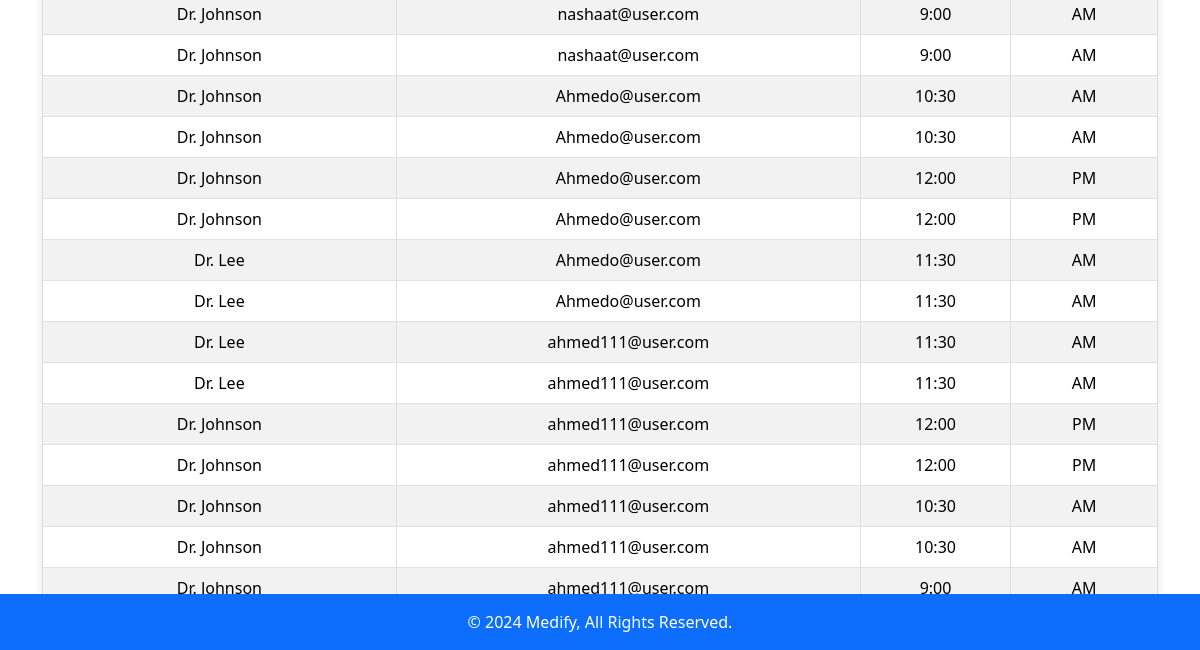
The app's page /manage_appointments (signed in, lower part), older data.
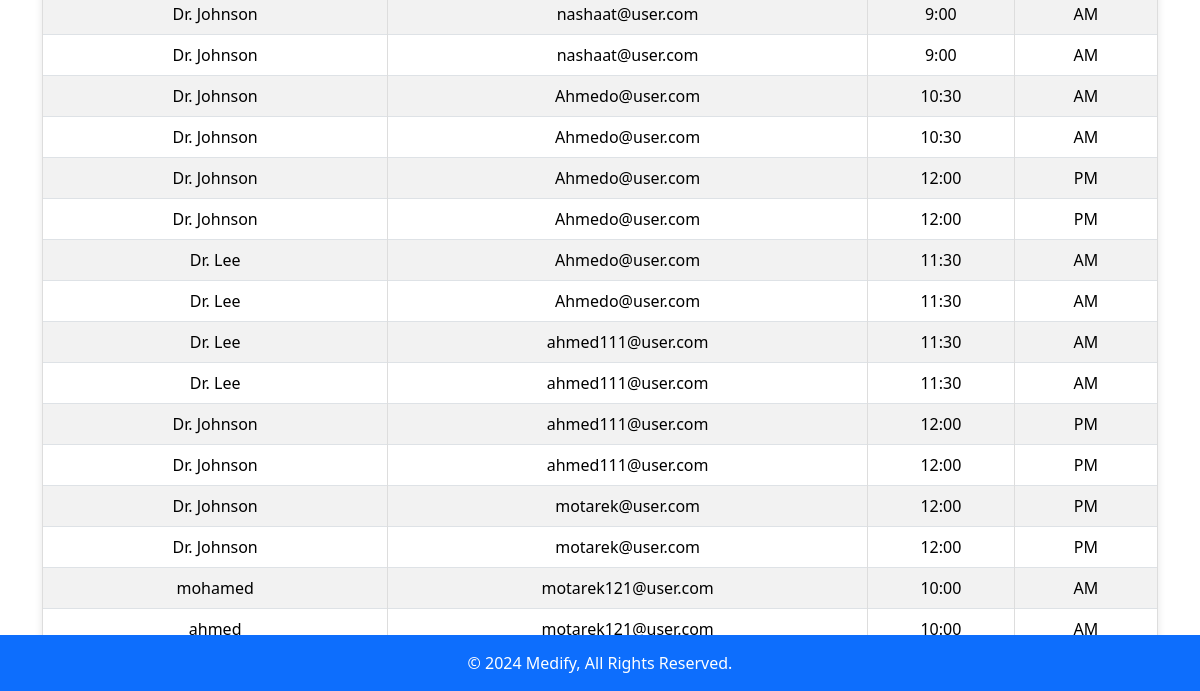
The same page, newer data.
### tables this page shows
CREATE TABLE appointments (
            id INTEGER PRIMARY KEY AUTOINCREMENT,
            user_email TEXT NOT NULL,
            doctor_name TEXT NOT NULL,
            specialty TEXT NOT NULL,
            time_slot TEXT NOT NULL,
            FOREIGN KEY (user_email) REFERENCES users (email)
        );

CREATE TABLE users (
            id INTEGER PRIMARY KEY AUTOINCREMENT,
            email TEXT NOT NULL UNIQUE,
            password TEXT NOT NULL
        );

### app.py (the view)
@app.route('/manage_appointments')
def manage_appointments():
    if 'user_type' in session and session['user_type'] == 'admin':
        with sqlite3.connect("users.db") as conn:
            cursor = conn.cursor()
            cursor.execute("""
                SELECT appointments.doctor_name, users.email, appointments.time_slot
                FROM appointments
                INNER JOIN users ON appointments.user_email = users.email
            """)
            appointments = cursor.fetchall()
        return render_template('manage_appointments.html', appointments=appointments)
    return redirect(url_for('login'))

### templates/manage_appointments.html (shortened to what this page needs)
<!DOCTYPE html>
<html lang="en">
<head>
    <link rel="stylesheet" href="{{ url_for('static', filename='css/manage_appointments.css') }}">
    <link href="https://cdn.jsdelivr.net/npm/bootstrap@5.3.2/dist/css/bootstrap.min.css" rel="stylesheet">
</head>
<body>
    <section class="vh-100 bg-light">
        <div class="container">
            <table class="table table-bordered table-striped">
                <tbody id="appointmentsTable">
                    {% if appointments %}
                        {% for appointment in appointments %}
                            <tr>
                                <td>{{ appointment[0] }}</td>
                                <td>{{ appointment[1] }}</td>
                                <td>{{ appointment[2].split()[0] }}</td>
                                <td>{{ appointment[2].split()[1] }}</td>
                            </tr>
                        {% endfor %}
                    {% else %}
                        <tr>
                            <td colspan="4" class="text-center">No appointments found.</td>
                        </tr>
                    {% endif %}
                </tbody>
            </table>
        </div>
    </section>
    <footer class="bg-primary text-white text-center py-3">
        &copy; 2024 Medify, All Rights Reserved.
    </footer>
</body>
</html>

Row changes from the older to the newer data that the page shows:
changed appointments (number 13 of 16 on the later page): email "ahmed111@user.com" → "motarek@user.com"; time_slot "10:30" → "12:00"; time_slot "AM" → "PM"
changed appointments (number 14 of 16 on the later page): email "ahmed111@user.com" → "motarek@user.com"; time_slot "10:30" → "12:00"; time_slot "AM" → "PM"
changed appointments: doctor_name "Dr. Johnson" → "mohamed"; email "ahmed111@user.com" → "motarek121@user.com"; time_slot "9:00" → "10:00"
now on this page (row edited): appointments: doctor_name "ahmed", email "motarek121@user.com", time_slot "10:00", time_slot "AM"
